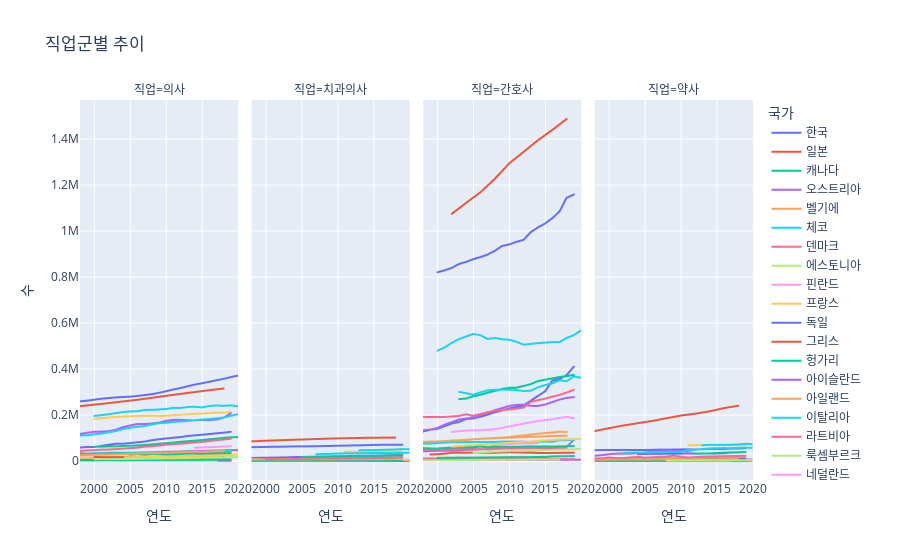

Notebook cell for this chart:
### Markdown cell above
이전보다는 안정적으로 변했지만, 여전히 연도별 집계된 국가나 데이터에 차이가 크다는 생각이 듭니다.  
해당 문제는 추후에 다시 다루도록 하겠습니다.

### Code cell
px.line(data_frame=df_Nmw_inter, x="연도", y="수", facet_col="직업", color="국가", title="직업군별 추이")
